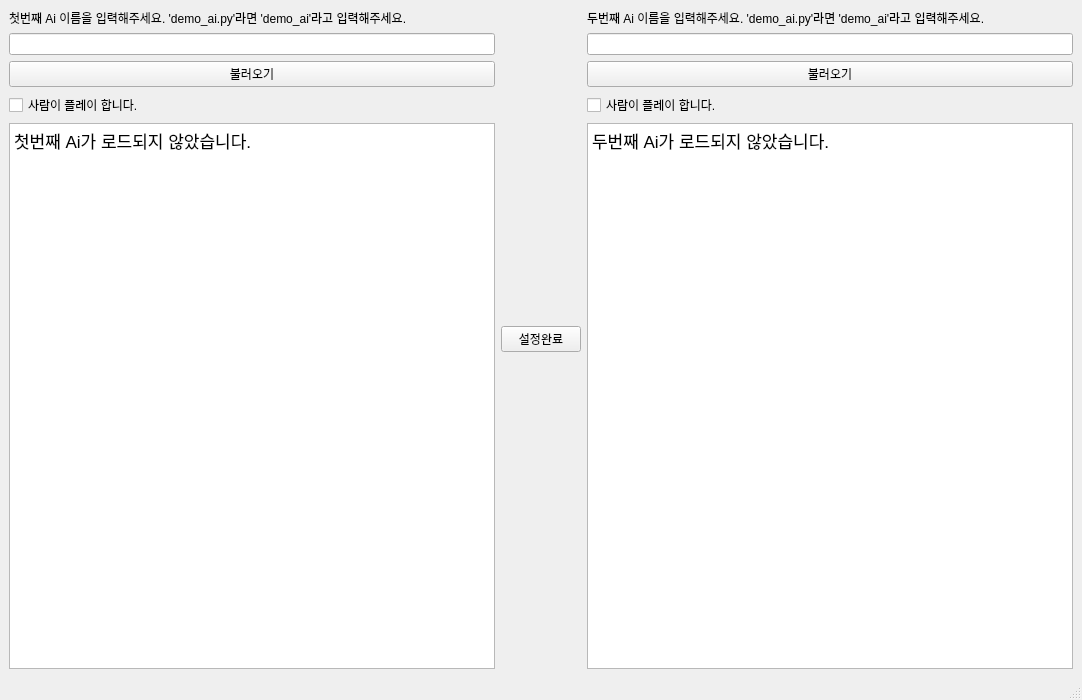
<?xml version="1.0" encoding="UTF-8"?>
<ui version="4.0">
 <class>MainWindow</class>
 <widget class="QMainWindow" name="MainWindow">
  <property name="geometry">
   <rect>
    <x>0</x>
    <y>0</y>
    <width>1082</width>
    <height>700</height>
   </rect>
  </property>
  <property name="windowTitle">
   <string>MainWindow</string>
  </property>
  <widget class="QWidget" name="centralwidget">
   <layout class="QHBoxLayout" name="horizontalLayout">
    <item>
     <layout class="QVBoxLayout" name="verticalLayout">
      <item>
       <layout class="QVBoxLayout" name="verticalLayout_8">
        <item>
         <widget class="QLabel" name="label">
          <property name="text">
           <string>첫번째 Ai 이름을 입력해주세요. 'demo_ai.py'라면 'demo_ai'라고 입력해주세요.</string>
          </property>
         </widget>
        </item>
        <item>
         <widget class="QLineEdit" name="ai_input_1"/>
        </item>
        <item>
         <widget class="QPushButton" name="ai_push_button_1">
          <property name="text">
           <string>불러오기</string>
          </property>
         </widget>
        </item>
        <item>
         <widget class="QCheckBox" name="is_not_ai_1">
          <property name="text">
           <string>사람이 플레이 합니다.</string>
          </property>
         </widget>
        </item>
       </layout>
      </item>
      <item>
       <layout class="QVBoxLayout" name="verticalLayout_10">
        <item>
         <widget class="QTextBrowser" name="ai_log_1">
          <property name="html">
           <string>&lt;!DOCTYPE HTML PUBLIC &quot;-//W3C//DTD HTML 4.0//EN&quot; &quot;http://www.w3.org/TR/REC-html40/strict.dtd&quot;&gt;
&lt;html&gt;&lt;head&gt;&lt;meta name=&quot;qrichtext&quot; content=&quot;1&quot; /&gt;&lt;style type=&quot;text/css&quot;&gt;
p, li { white-space: pre-wrap; }
&lt;/style&gt;&lt;/head&gt;&lt;body style=&quot; font-family:'.AppleSystemUIFont'; font-size:13pt; font-weight:400; font-style:normal;&quot;&gt;
&lt;p style=&quot; margin-top:0px; margin-bottom:0px; margin-left:0px; margin-right:0px; -qt-block-indent:0; text-indent:0px;&quot;&gt;&lt;span style=&quot; font-family:'.SF NS Text';&quot;&gt;첫번째 Ai가 로드되지 않았습니다.&lt;/span&gt;&lt;/p&gt;&lt;/body&gt;&lt;/html&gt;</string>
          </property>
         </widget>
        </item>
       </layout>
      </item>
     </layout>
    </item>
    <item>
     <layout class="QVBoxLayout" name="verticalLayout_6">
      <item>
       <widget class="QPushButton" name="setting_done_button">
        <property name="text">
         <string>설정완료</string>
        </property>
       </widget>
      </item>
     </layout>
    </item>
    <item>
     <layout class="QVBoxLayout" name="verticalLayout_2">
      <item>
       <layout class="QVBoxLayout" name="verticalLayout_9">
        <item>
         <widget class="QLabel" name="label_2">
          <property name="text">
           <string>두번째 Ai 이름을 입력해주세요. 'demo_ai.py'라면 'demo_ai'라고 입력해주세요.</string>
          </property>
         </widget>
        </item>
        <item>
         <widget class="QLineEdit" name="ai_input_2">
          <property name="text">
           <string/>
          </property>
         </widget>
        </item>
        <item>
         <widget class="QPushButton" name="ai_push_button_2">
          <property name="text">
           <string>불러오기</string>
          </property>
         </widget>
        </item>
        <item>
         <widget class="QCheckBox" name="is_not_ai_2">
          <property name="sizePolicy">
           <sizepolicy hsizetype="Minimum" vsizetype="Fixed">
            <horstretch>0</horstretch>
            <verstretch>0</verstretch>
           </sizepolicy>
          </property>
          <property name="text">
           <string>사람이 플레이 합니다.</string>
          </property>
         </widget>
        </item>
       </layout>
      </item>
      <item>
       <layout class="QVBoxLayout" name="verticalLayout_11">
        <item>
         <widget class="QTextBrowser" name="ai_log_2">
          <property name="html">
           <string>&lt;!DOCTYPE HTML PUBLIC &quot;-//W3C//DTD HTML 4.0//EN&quot; &quot;http://www.w3.org/TR/REC-html40/strict.dtd&quot;&gt;
&lt;html&gt;&lt;head&gt;&lt;meta name=&quot;qrichtext&quot; content=&quot;1&quot; /&gt;&lt;style type=&quot;text/css&quot;&gt;
p, li { white-space: pre-wrap; }
&lt;/style&gt;&lt;/head&gt;&lt;body style=&quot; font-family:'.AppleSystemUIFont'; font-size:13pt; font-weight:400; font-style:normal;&quot;&gt;
&lt;p style=&quot; margin-top:0px; margin-bottom:0px; margin-left:0px; margin-right:0px; -qt-block-indent:0; text-indent:0px;&quot;&gt;&lt;span style=&quot; font-family:'.SF NS Text';&quot;&gt;두번째 Ai가 로드되지 않았습니다.&lt;/span&gt;&lt;/p&gt;&lt;/body&gt;&lt;/html&gt;</string>
          </property>
         </widget>
        </item>
       </layout>
      </item>
     </layout>
    </item>
   </layout>
  </widget>
  <widget class="QStatusBar" name="statusbar"/>
  <widget class="QMenuBar" name="menubar">
   <property name="geometry">
    <rect>
     <x>0</x>
     <y>0</y>
     <width>1082</width>
     <height>22</height>
    </rect>
   </property>
  </widget>
 </widget>
 <resources/>
 <connections/>
</ui>
